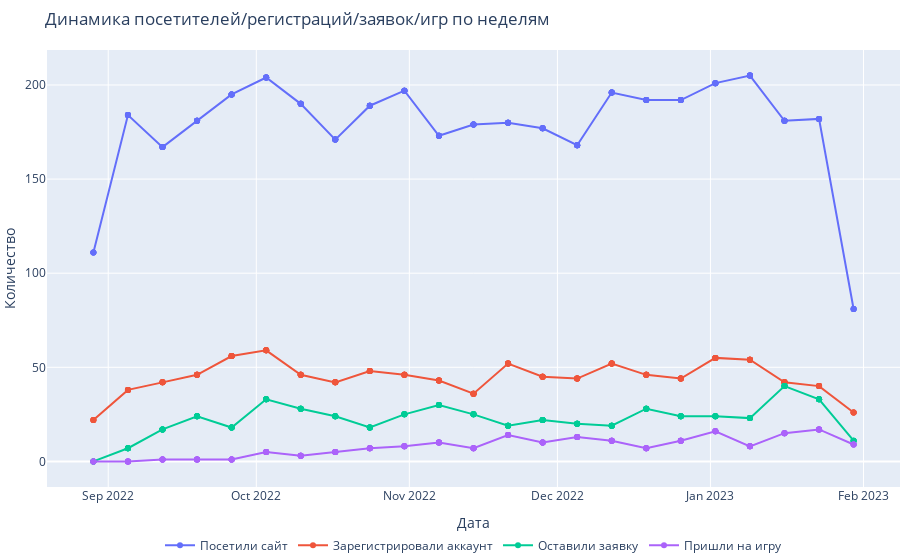

Source (notebook cell):
### Code cell
fig = go.Figure()
fig.add_trace(go.Scatter(x=df['first_day_of_week'], y=df['visits_by_week'],mode='lines+markers',  name='Посетили сайт'))
fig.add_trace(go.Scatter(x=df['first_day_of_week'], y=df['account_created_by_week'],mode='lines+markers', name='Зарегистрировали аккаунт'))
fig.add_trace(go.Scatter(x=df['first_day_of_week'], y=df['application_created_by_week'],mode='lines+markers', name='Оставили заявку'))
fig.add_trace(go.Scatter(x=df['first_day_of_week'], y=df['games_by_week'],mode='lines+markers', name='Пришли на игру'))
fig.update_layout(title="Динамика посетителей/регистраций/заявок/игр по неделям",
                  xaxis_title="Дата",
                  yaxis_title="Количество",
                  legend_orientation="h",
                  legend=dict(x=.5, xanchor="center"),
                  hovermode="x",
                  margin=dict(l=0, r=0, t=50, b=0))
week_number = df['week']
fig.update_traces(hoverinfo="all", hovertemplate="Первый день недели: %{x}<br>Количество: %{y}")
fig.show()

### Figure 1 — Plotly figure (JSON) as saved in the notebook; plotly's stock layout.template omitted (floating-point values rounded to 4 significant figures; data arrays with more than 128 entries replaced by an {"elided": "..."} marker saying what was removed)
{"data": [{"hoverinfo": "all", "hovertemplate": "Первый день недели: %{x}<br>Количество: %{y}", "mode": "lines+markers", "name": "Посетили сайт", "type": "scatter", "x": {"elided": "155 str values"}, "y": {"elided": "155 int values"}}, {"hoverinfo": "all", "hovertemplate": "Первый день недели: %{x}<br>Количество: %{y}", "mode": "lines+markers", "name": "Зарегистрировали аккаунт", "type": "scatter", "x": {"elided": "155 str values"}, "y": {"elided": "155 int values"}}, {"hoverinfo": "all", "hovertemplate": "Первый день недели: %{x}<br>Количество: %{y}", "mode": "lines+markers", "name": "Оставили заявку", "type": "scatter", "x": {"elided": "155 str values"}, "y": {"elided": "155 int values"}}, {"hoverinfo": "all", "hovertemplate": "Первый день недели: %{x}<br>Количество: %{y}", "mode": "lines+markers", "name": "Пришли на игру", "type": "scatter", "x": {"elided": "155 str values"}, "y": {"elided": "155 int values"}}], "layout": {"hovermode": "x", "legend": {"orientation": "h", "x": 0.5, "xanchor": "center"}, "margin": {"b": 0, "l": 0, "r": 0, "t": 50}, "title": {"text": "Динамика посетителей/регистраций/заявок/игр по неделям"}, "xaxis": {"title": {"text": "Дата"}}, "yaxis": {"title": {"text": "Количество"}}}}
